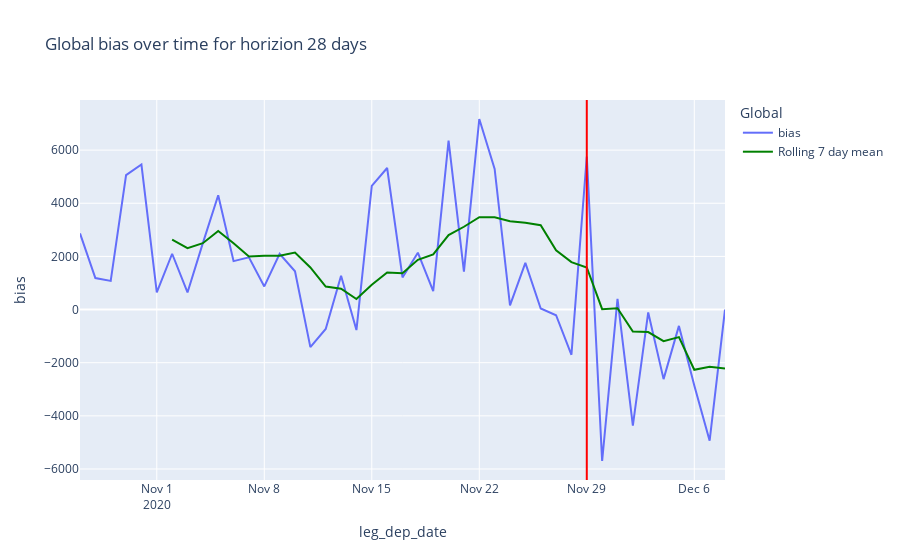

The cell this chart's notebook holds for it:
### Markdown cell above
The bias of the horizon 28 days forcast does not seems to have been affected much. It is still very spike. 

Let us also look at the raw bias instead of the percentage bias.

### Code cell
plot_bias_over_time_for_horizon(df, horizon=28, metric="bias")

### Figure 1 — Plotly figure (JSON) as saved in the notebook; plotly's stock layout.template omitted (floating-point values rounded to 4 significant figures)
{"data": [{"hovertemplate": "Global=0<br>leg_dep_date=%{x}<br>bias=%{y}<extra></extra>", "legendgroup": "0", "line": {"color": "#636efa", "dash": "solid"}, "mode": "lines", "name": "bias", "orientation": "v", "showlegend": true, "type": "scatter", "x": ["2020-10-27", "2020-10-28", "2020-10-29", "2020-10-30", "2020-10-31", "2020-11-01", "2020-11-02", "2020-11-03", "2020-11-04", "2020-11-05", "2020-11-06", "2020-11-07", "2020-11-08", "2020-11-09", "2020-11-10", "2020-11-11", "2020-11-12", "2020-11-13", "2020-11-14", "2020-11-15", "2020-11-16", "2020-11-17", "2020-11-18", "2020-11-19", "2020-11-20", "2020-11-21", "2020-11-22", "2020-11-23", "2020-11-24", "2020-11-25", "2020-11-26", "2020-11-27", "2020-11-28", "2020-11-29", "2020-11-30", "2020-12-01", "2020-12-02", "2020-12-03", "2020-12-04", "2020-12-05", "2020-12-06", "2020-12-07", "2020-12-08"], "xaxis": "x", "y": [2864.0, 1187.0, 1078.0, 5059.0, 5456.0, 645.1, 2100.0, 642.9, 2501.0, 4300.0, 1823.0, 1966.0, 870.8, 2098.0, 1440.0, -1415.0, -731.5, 1276.0, -772.7, 4651.0, 5327.0, 1209.0, 2138.0, 692.4, 6360.0, 1430.0, 7171.0, 5289.0, 156.9, 1758.0, 39.98, -213.6, -1701.0, 5761.0, -5699.0, 404.8, -4371.0, -108.4, -2617.0, -614.8, -2857.0, -4933.0, 0], "yaxis": "y"}, {"hovertemplate": "variable=0<br>leg_dep_date=%{x}<br>value=%{y}<extra></extra>", "legendgroup": "0", "line": {"color": "green", "dash": "solid"}, "mode": "lines", "name": "Rolling 7 day mean", "orientation": "v", "showlegend": true, "type": "scatter", "x": ["2020-10-27", "2020-10-28", "2020-10-29", "2020-10-30", "2020-10-31", "2020-11-01", "2020-11-02", "2020-11-03", "2020-11-04", "2020-11-05", "2020-11-06", "2020-11-07", "2020-11-08", "2020-11-09", "2020-11-10", "2020-11-11", "2020-11-12", "2020-11-13", "2020-11-14", "2020-11-15", "2020-11-16", "2020-11-17", "2020-11-18", "2020-11-19", "2020-11-20", "2020-11-21", "2020-11-22", "2020-11-23", "2020-11-24", "2020-11-25", "2020-11-26", "2020-11-27", "2020-11-28", "2020-11-29", "2020-11-30", "2020-12-01", "2020-12-02", "2020-12-03", "2020-12-04", "2020-12-05", "2020-12-06", "2020-12-07", "2020-12-08"], "xaxis": "x", "y": [null, null, null, null, null, null, 2627.0, 2310.0, 2498.0, 2958.0, 2495.0, 1997.0, 2029.0, 2029.0, 2143.0, 1583.0, 864.4, 786.2, 394.9, 935.0, 1396.0, 1363.0, 1871.0, 2075.0, 2801.0, 3116.0, 3475.0, 3470.0, 3320.0, 3265.0, 3172.0, 2233.0, 1786.0, 1584.0, 14.68, 50.1, -825.5, -846.7, -1190.0, -1035.0, -2266.0, -2157.0, -2214.0], "yaxis": "y"}], "layout": {"legend": {"title": {"text": "Global"}, "tracegroupgap": 0}, "shapes": [{"line": {"color": "red"}, "type": "line", "x0": "2020-11-29T00:00:00", "x1": "2020-11-29T00:00:00", "xref": "x", "y0": 0, "y1": 1, "yref": "y domain"}], "title": {"text": "Global bias over time for horizion 28 days"}, "xaxis": {"anchor": "y", "domain": [0, 1], "title": {"text": "leg_dep_date"}}, "yaxis": {"anchor": "x", "domain": [0, 1], "title": {"text": "bias"}}}}
